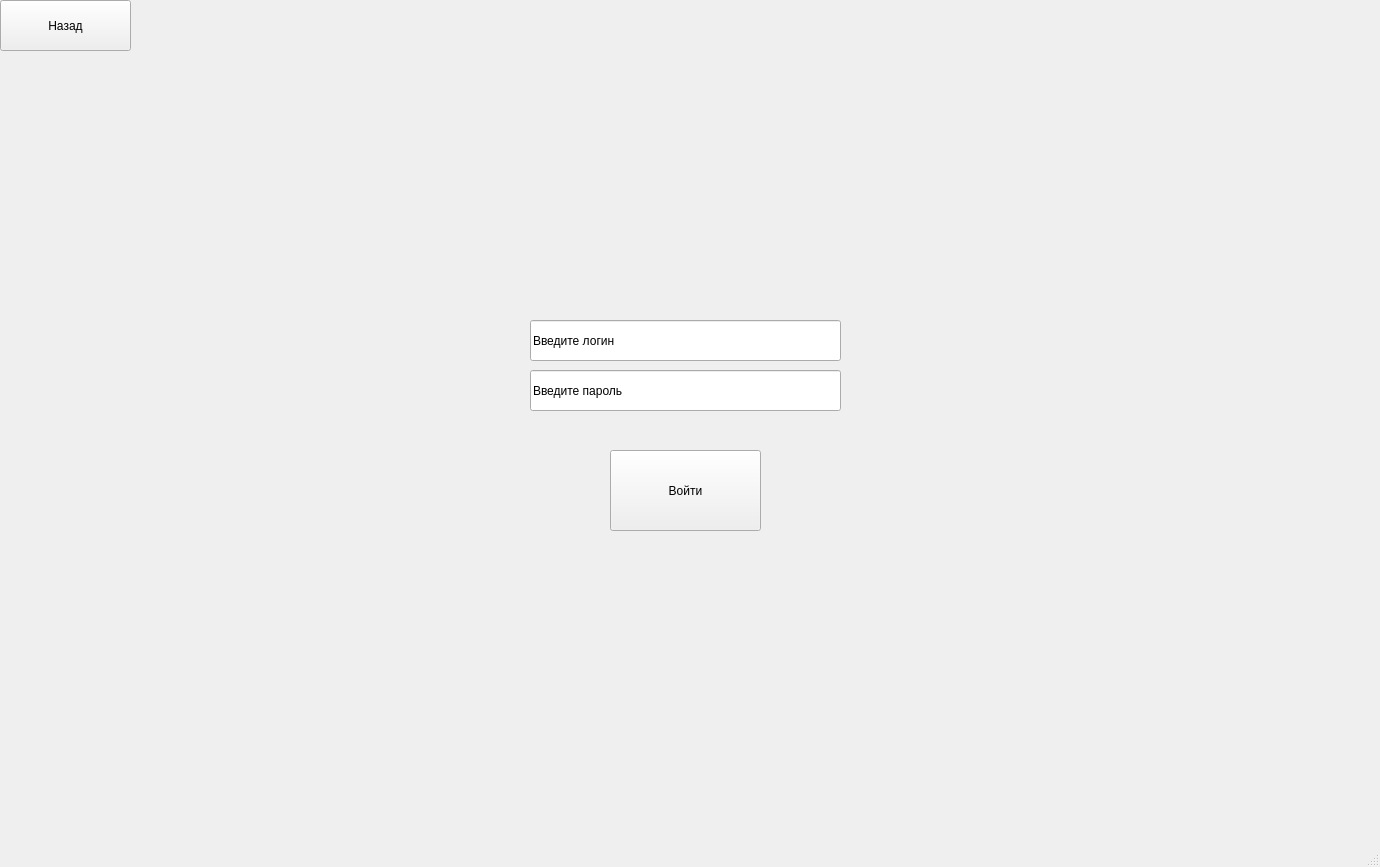
<?xml version="1.0" encoding="UTF-8"?>
<ui version="4.0">
 <class>MainWindow</class>
 <widget class="QMainWindow" name="MainWindow">
  <property name="geometry">
   <rect>
    <x>0</x>
    <y>0</y>
    <width>1380</width>
    <height>867</height>
   </rect>
  </property>
  <property name="windowTitle">
   <string>MainWindow</string>
  </property>
  <widget class="QWidget" name="centralwidget">
   <widget class="QPushButton" name="auth_back_button">
    <property name="geometry">
     <rect>
      <x>0</x>
      <y>0</y>
      <width>131</width>
      <height>51</height>
     </rect>
    </property>
    <property name="text">
     <string>Назад</string>
    </property>
   </widget>
   <widget class="QLineEdit" name="login_line_edit">
    <property name="geometry">
     <rect>
      <x>530</x>
      <y>320</y>
      <width>311</width>
      <height>41</height>
     </rect>
    </property>
    <property name="text">
     <string>Введите логин</string>
    </property>
   </widget>
   <widget class="QLineEdit" name="password_line_edit">
    <property name="geometry">
     <rect>
      <x>530</x>
      <y>370</y>
      <width>311</width>
      <height>41</height>
     </rect>
    </property>
    <property name="text">
     <string>Введите пароль</string>
    </property>
   </widget>
   <widget class="QPushButton" name="auth_confirm_button">
    <property name="geometry">
     <rect>
      <x>610</x>
      <y>450</y>
      <width>151</width>
      <height>81</height>
     </rect>
    </property>
    <property name="text">
     <string>Войти</string>
    </property>
   </widget>
  </widget>
  <widget class="QStatusBar" name="statusbar"/>
 </widget>
 <resources/>
 <connections/>
</ui>
